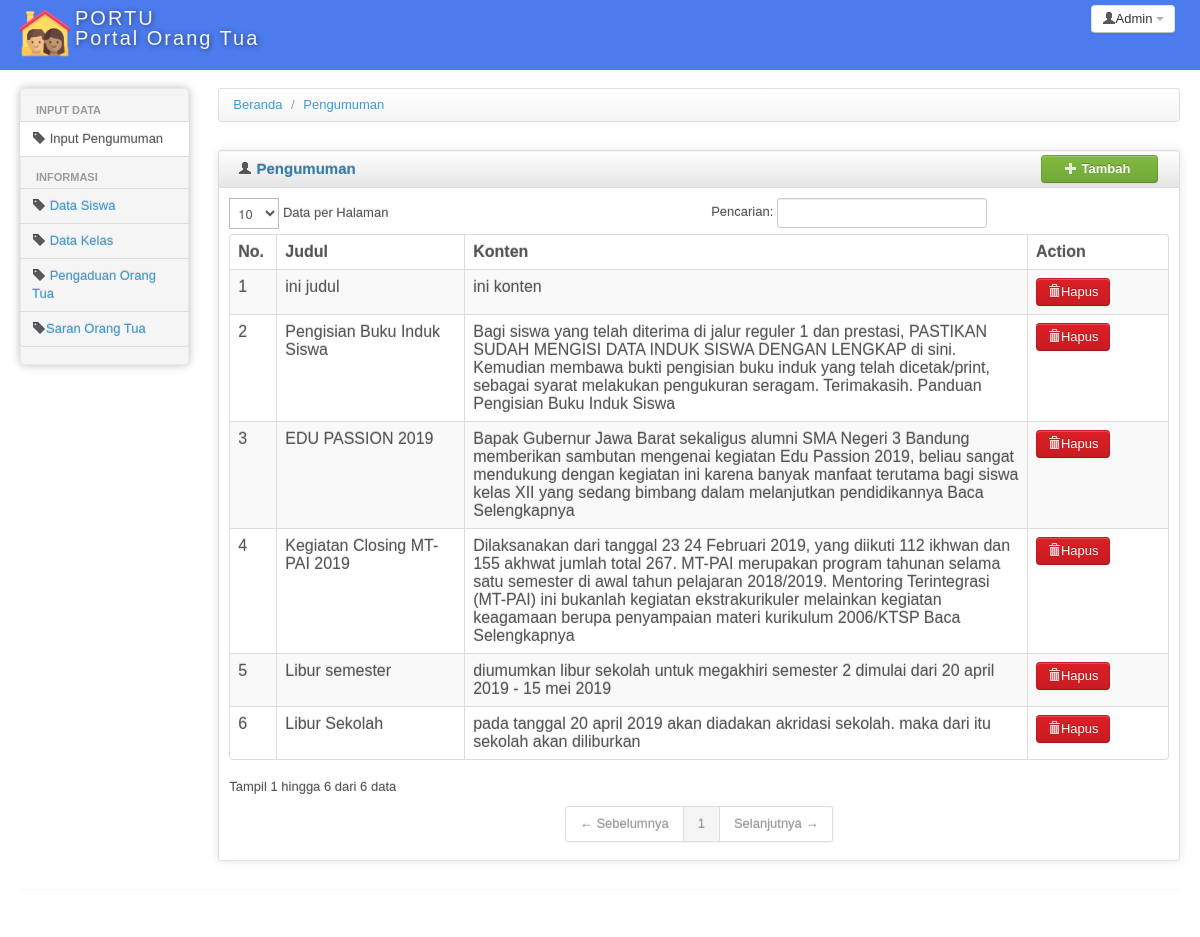
The page /portu/index.php?modul=input_pengumuman (signed in) on the database its author committed.
### tables this page shows
CREATE TABLE IF NOT EXISTS `pengumuman` (
  `id_p` int(11) NOT NULL AUTO_INCREMENT,
  `subjek` varchar(100) NOT NULL,
  `desktipsi` text NOT NULL,
  `id_ortu` int(11) NOT NULL,
  PRIMARY KEY (`id_p`)
);

### portu/modul/mod_pengumuman/pengumuman.php (the view, shortened to what this page needs)
<?php
$aksi = "modul/mod_pengumuman/aksi_pengumuman.php";
$query = mysql_query("select * from pengumuman order by id_p desc");
?>
<div>
    <ul class="breadcrumb">
        <li>
            <a href="index.php?modul=home">Beranda</a> <span class="divider">/</span>
        </li>
        <li>
            <a href="index.php?modul=pengaduan">Pengumuman</a>
        </li>
    </ul>
</div>
<div class="row-fluid sortable">
    <div class="box span12">
        <div class="box-header well" data-original-title>
            <h2><i class="icon-user"></i> Pengumuman</h2>
            <div class="box-icon">
                <a class="btn btn-success" href="index.php?modul=tambah_pengumuman"><i class="icon-plus icon-white"></i> Tambah</a>
            </div>
        </div>
        <div class="box-content">
            <table class="table table-striped table-bordered bootstrap-datatable datatable">
                <thead>
                    <tr>
                        <th style="width: 5%;">
                            No.
                        </th>
                        <th style="width: 20%;">
                            Judul
                        </th>
                        <th style="width: 60%;">
                            Konten
                        </th>
                        <th style="width: 20%;">
                            Action
                        </th>
                    </tr>
                </thead>
                <tbody>
                    <?php
                    $i = 1;
                    while ($data = mysql_fetch_array($query)) {
                    ?>
                        <tr>
                            <td><?php echo $i++; ?></td>
                            <td><?php echo $data['subjek']; ?></td>
                            <td><?php echo $data['desktipsi']; ?></td>
                            <td>
                                <a href="<?php echo $aksi . '?modul=pengumuman&&act=hapus&&id=' . $data['id_p']; ?>" class="btn btn-danger" onclick="return confirm('Apakah Anda yakin akan menghapus data?')"><i class="icon-trash icon-white"></i>Hapus</a>
                            </td>
                        </tr>
                    <?php } ?>
                </tbody>
            </table>
        </div>
    </div>
</div>

### portu/index.php (shortened to what this page needs)
<?php
if ($_SESSION == NULL) {
    header('location:login.php');
} else {
    ?>
    <html lang="en">
        <head>
            <?php include "header.php"; ?>
        </head>
        <body>
            <div class="navbar">
                <?php include "top.php"; ?>
            </div>
            <div class="container-fluid">
                <div class="row-fluid">
                    <div class="span2 main-menu-span">
                        <div class="well nav-collapse sidebar-nav">
                            <?php include "menu.php"; ?>
                        </div>
                    </div>
                    <div id="content" class="span10">
                        <?php include"konten.php"; ?>
                    </div>
                </div>
                <hr>
            </div>
        </body>
    </html>
<?php } ?>

### portu/header.php (shortened to what this page needs)
<link id="bs-css" href="css/bootstrap-cerulean.css" rel="stylesheet">
<link href="css/bootstrap-responsive.css" rel="stylesheet">
<link href="css/charisma-app.css" rel="stylesheet">
<link href="css/jquery-ui-1.8.21.custom.css" rel="stylesheet">
<link href='css/fullcalendar.css' rel='stylesheet'>
<link href='css/fullcalendar.print.css' rel='stylesheet'  media='print'>
<link href='css/chosen.css' rel='stylesheet'>
<link href='css/uniform.default.css' rel='stylesheet'>
<link href='css/colorbox.css' rel='stylesheet'>
<link href='css/jquery.cleditor.css' rel='stylesheet'>
<link href='css/jquery.noty.css' rel='stylesheet'>
<link href='css/noty_theme_default.css' rel='stylesheet'>
<link href='css/elfinder.min.css' rel='stylesheet'>
<link href='css/elfinder.theme.css' rel='stylesheet'>
<link href='css/jquery.iphone.toggle.css' rel='stylesheet'>
<link href='css/opa-icons.css' rel='stylesheet'>
<link href='css/uploadify.css' rel='stylesheet'>

### portu/top.php (shortened to what this page needs)
<div class="navbar navbar-inverse" style="background-color:#4b7bec;; ">
    <div class="container-fluid">
        <a class="brand" href="index.php?modul=home"> <img src="img/home.png" /> <span>PORTU <br/> Portal Orang Tua</span></a>
        <div class="btn-group pull-right" >
            <a class="btn dropdown-toggle" data-toggle="dropdown" href="#">
                <i class="icon-user"></i><span class="hidden-phone"><?php echo ucfirst($_SESSION['nama']);?></span>
                <span class="caret"></span>
            </a>
        </div>
    </div>
</div>

### portu/menu.php (shortened to what this page needs)
<ul class="nav nav-tabs nav-stacked main-menu">
    <?php if ($_SESSION['hak_akses'] == 'ortu') { ?>
        <li class="nav-header hidden-tablet">Menu Utama</li>
            <li><a class="ajax-link" href="index.php?modul=pengumuman"><i class="icon-home"></i><span class="hidden-tablet"> Pengumuman</span></a></li>
        <li class="nav-header hidden-tablet">Informasi</li>
            <li><a class="ajax-link" href="index.php?modul=matpel"><i class="icon-tag"></i><span class="hidden-tablet"> Mata Pelajar</span></a></li>
            <li><a class="ajax-link" href="index.php?modul=spp"><i class="icon-tag"></i><span class="hidden-tablet"> SPP</span></a></li>
            <li><a class="ajax-link" href="index.php?modul=absensi"><i class="icon-tag"></i><span class="hidden-tablet"> Absensi</span></a></li>
        <li class="nav-header hidden-tablet">Kelas dan Pengaduan</li>
            <li><a class="ajax-link" href="index.php?modul=ngadu"><i class="icon-list"></i><span class="hidden-tablet"> Pengaduan</span></a></li>
            <li><a class="ajax-link" href="index.php?modul=guru_A"><i class="icon-tag"></i><span class="hidden-tablet"> Kelas</span></a></li>
        <li class="nav-header hidden-tablet">Pengaduan Dan Saran</li>
            <li><a class="ajax-link" href="index.php?modul=pengaduan"><i class="icon-list"></i><span class="hidden-tablet"> Pengaduan</span></a></li>
            <li><a class="ajax-link" href="index.php?modul=saran"><i class="icon-list"></i><span class="hidden-tablet"> Saran</span></a></li>
            <!-- <li><a class="ajax-link" href="index.php?modul=pembelian"><i class="icon-list"></i><span class="hidden-tablet"> Pembelian Motor</span></a></li>
            <li><a class="ajax-link" href="index.php?modul=penjualan"><i class="icon-list"></i><span class="hidden-tablet"> Penjualan Motor</span></a></li> -->
        <li class="nav-header hidden-tablet">Surat Izin</li>
            <li><a class="ajax-link" href="modul/mod_izin/cetak_sizin.php"><i class="icon-list"></i><span class="hidden-tablet"> Surat Izin</span></a></li>
            <li><a class="ajax-link" href="index.php?modul=upload"><i class="icon-list"></i><span class="hidden-tablet"> Upload Surat izin</span></a></li>
    <?php } else  { ?>
        <li class="nav-header hidden-tablet">Input data</li>
        <li><a class="ajax-link" href="index.php?modul=input_pengumuman"><i class="icon-tag"></i><span class="hidden-tablet"> Input Pengumuman</span></a></li>
        <li class="nav-header hidden-tablet">Informasi</li>
            <li><a class="ajax-link" href="index.php?modul=siswa"><i class="icon-tag"></i><span class="hidden-tablet"> Data Siswa</span></a></li>
            <li><a class="ajax-link" href="index.php?modul=guru"><i class="icon-tag"></i><span class="hidden-tablet"> Data Kelas</span></a></li>
            <li><a class="ajax-link" href="index.php?modul=pengaduan_A"><i class="icon-tag"></i><span class="hidden-tablet"> Pengaduan Orang Tua</span></a></li>
            <li><a class="ajax-link" href="index.php?modul=saran_A"><i class="icon-tag"></i><span class="hidden-tablet">Saran Orang Tua</span></a></li>
    <?php } ?>
</ul>

### portu/konten.php (shortened to what this page needs)
<?php
if ($_SESSION == NULL) {
    echo "<script>alert('Anda belum login, silahkan login untuk mengakses halaman administrator !.'); window.location = 'login.php'</script>";
} else {
    if ($_GET['modul'] == 'home') {
         include "modul/mod_home/home_admin.php";
     }
    else if ($_GET['modul'] == 'pengumuman') {
        include "modul/mod_home/pengumuman.php";
    }
    else if ($_GET['modul'] == 'matpel') {
        include "modul/mod_matpel/matpel.php";
    }
    elseif ($_GET['modul'] == 'spp') {
        include "modul/mod_spp/spp.php";
    }
    elseif ($_GET['modul'] == 'kelas') {
        include "modul/mod_kelas/kelas.php";
    }
    elseif ($_GET['modul'] == 'absensi') {
        include "modul/mod_absensi/absensi.php";
    } elseif ($_GET['modul'] == 'tambah_absensi') {
        include "modul/mod_absensi/tambah_absensi.php";
    }
    elseif ($_GET['modul'] == 'ngadu') {
        include "modul/mod_ngadu_guru/pengaduan_guru.php";
    } elseif ($_GET['modul'] == 'tambah_pengaduan_guru') {
        include "modul/mod_ngadu_guru/tambah_pengaduan_guru.php";
    }
    elseif ($_GET['modul'] == 'guru_A') {
        include "modul/mod_guru/guru_A.php";
    } elseif ($_GET['modul'] == 'tambah_guru') {
        include "modul/mod_guru/tambah_guru.php";
    }
    elseif ($_GET['modul'] == 'pengaduan') {
        include "modul/mod_pengaduan/pengaduan.php";
    } elseif ($_GET['modul'] == 'tambah_pengaduan') {
        include "modul/mod_pengaduan/tambah_pengaduan.php";
    }
    elseif ($_GET['modul'] == 'saran') {
        include "modul/mod_saran/saran.php";
    } elseif ($_GET['modul'] == 'tambah_saran') {
        include "modul/mod_saran/tambah_saran.php";
    }
    elseif ($_GET['modul'] == 'izin') {
        include "modul/mod_down_izin/izin.php";
    }
    elseif ($_GET['modul'] == 'upload') {
        include "modul/mod_upload_izin/upload_izin.php";
    }
    elseif ($_GET['modul'] == 'adu') {
        include "modul/mod_adu/adu.php";
    }
    elseif ($_GET['modul'] == 'down') {
        include "modul/mod_upload_izin/izin.php";
    }
    elseif ($_GET['modul'] == 'siswa') {
        include "modul/mod_siswa/siswa.php";
    }
    elseif ($_GET['modul'] == 'absensi_s') {
        include "modul/mod_absensi/absensi_s.php";
    }
    elseif ($_GET['modul'] == 'izin_w') {
        include "modul/mod_upload_izin/izin.php";
    }
    elseif ($_GET['modul'] == 'pengaduan_A') {
        include "modul/mod_pengaduan/pengaduan_A.php";
    }
    elseif ($_GET['modul'] == 'saran_A') {
        include "modul/mod_saran/saran_A.php";
    }
    elseif ($_GET['modul'] == 'guru') {
        include "modul/mod_guru/guru.php";
    }
    elseif ($_GET['modul'] == 'input_pengumuman') {
        include "modul/mod_pengumuman/pengumuman.php";
    }
    elseif ($_GET['modul'] == 'tambah_pengumuman') {
        include "modul/mod_pengumuman/tambah_pengumuman.php";
    }
}
?>

### portu/css/charisma-app.css (style rules this page uses)
.box { border: 1px solid #DEDEDE; border-radius:3px; -webkit-border-radius:3px; -moz-border-radius:3px; margin-top: 10px; margin-bottom: 10px ; box-shadow: 0 0 10px rgba(189, 189, 189, 0.4); -webkit-box-shadow: 0 0 10px rgba(189, 189, 189, 0.4); -moz-box-shadow: 0 0 10px rgba(189, 189, 189, 0.4); }
.box-header { border:none; padding-top:5px; border-bottom: 1px solid #DEDEDE; border-radius:3px 3px 0 0; -webkit-border-radius:3px 3px 0 0; -moz-border-radius:3px 3px 0 0; height:12px; min-height:12px; margin-bottom: 0; cursor:move; font-weight:bold; font-size:16px; background: -moz-linear-gradient(top, rgba(255,255,255,0) 0%, rgba(0,0,0,0.1) 100%); background: -webkit-gradient(linear, left top, left bottom, color-stop(0%,rgba(255,255,255,0)), color-stop(100%,rgba(0,0,0,0.1))); background: -webkit-linear-gradient(top, rgba(255,255,255,0) 0%,rgba(0,0,0,0.1) 100%); background: -o-linear-gradient(top, rgba(255,255,255,0) 0%,rgba(0,0,0,0.1) 100%); background: -ms-linear-gradient(top, rgba(255,255,255,0) 0%,rgba(0,0,0,0.1) 100%); background: linear-gradient(to bottom, rgba(255,255,255,0) 0%,rgba(0,0,0,0.1) 100%); filter: progid:DXImageTransform.Microsoft.gradient( startColorstr='#00ffffff', endColorstr='#1a000000',GradientType=0 ); }
.box-header h2 { font-size:15px; width:auto; clear:none; float:left; line-height:25px; white-space: nowrap; }
.box-header h2 > i { margin-top:1px; }
.box-icon { float:right; }
.box-icon a { clear:none; float:left; margin:0 2px; height: 18px; width:95px; margin-top: -1px; }
.box-icon a i { margin-left:-4.5px; }
.box-content { padding:10px; }
.sidebar-nav { min-height:0; box-shadow: 0 0 10px #BDBDBD; -webkit-box-shadow: 0 0 10px #BDBDBD; -moz-box-shadow: 0 0 10px #BDBDBD; border-radius: 5px; -webkit-border-radius: 5px; -moz-border-radius: 5px; margin-bottom: 0; padding-bottom:0; }
.sidebar-nav > ul > li:not(.nav-header) { margin-right:-2px; margin-left:-2px; }
.brand { font-family: cursive, Arial, serif; letter-spacing:2px; text-shadow:1px 1px 5px rgba(0, 0, 0, 0.5); width:350px; }
.brand img { float:left; height:50px; width:50px; margin-right:5px; }
.brand span { float:left; }
.pull-right { float:right !important; }

### portu/header.php (style rules this page uses)
body { padding-bottom: 40px; }
.sidebar-nav { padding: 9px 0; }

### rows shown on the page
pengumuman: subjek "ini judul", desktipsi "ini konten"
pengumuman: subjek "Pengisian Buku Induk Siswa", desktipsi "Bagi siswa yang telah diterima di jalur reguler 1 dan prestasi, PASTIKAN SUDAH MENGISI DATA INDUK SISWA DENGAN LENGKAP di sini. Kemudian membawa bukti pengisian buku induk yang telah dicetak/print, sebagai syarat melakukan pengukuran seragam. Terimakasih. Panduan Pengisian Buku Induk Siswa"
pengumuman: subjek "EDU PASSION 2019", desktipsi "Bapak Gubernur Jawa Barat sekaligus alumni SMA Negeri 3 Bandung memberikan sambutan mengenai kegiatan Edu Passion 2019, beliau sangat mendukung dengan kegiatan ini karena banyak manfaat terutama bagi siswa kelas XII yang sedang bimbang dalam melanjutkan pendidikannya Baca Selengkapnya"
pengumuman: subjek "Kegiatan Closing MT-PAI 2019", desktipsi "Dilaksanakan dari tanggal 23 24 Februari 2019, yang diikuti 112 ikhwan dan 155 akhwat jumlah total 267. MT-PAI merupakan program tahunan selama satu semester di awal tahun pelajaran 2018/2019. Mentoring Terintegrasi (MT-PAI) ini bukanlah kegiatan ekstrakurikuler melainkan kegiatan keagamaan berupa penyampaian materi kurikulum 2006/KTSP Baca Selengkapnya"
pengumuman: subjek "Libur semester", desktipsi "diumumkan libur sekolah untuk megakhiri semester 2 dimulai dari 20 april 2019 - 15 mei 2019"
pengumuman: subjek "Libur Sekolah", desktipsi "pada tanggal 20 april 2019 akan diadakan akridasi sekolah. maka dari itu sekolah akan diliburkan"

### other values the page prints
$_SESSION['nama'] "Admin"
